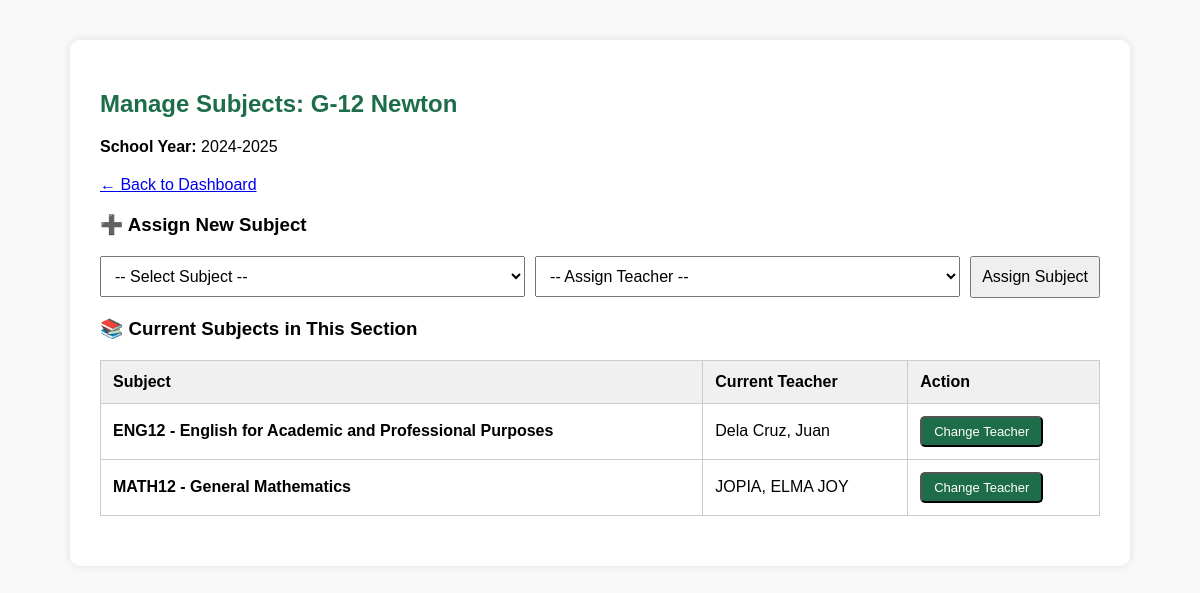
Page /pages/teacher/manage_subjects.php?section_id=3 (signed in) on the committed database.
### tables this page shows
CREATE TABLE `sections` (
  `section_id` int(11) NOT NULL,
  `school_year_id` int(11) NOT NULL,
  `name` varchar(100) DEFAULT NULL,
  `created_by_teacher_id` int(11) NOT NULL,
  `adviser_teacher_id` int(11) DEFAULT NULL
);

CREATE TABLE `school_years` (
  `school_year_id` int(11) NOT NULL,
  `school_id` int(11) NOT NULL,
  `year_label` varchar(20) DEFAULT NULL,
  `is_active` tinyint(1) DEFAULT 0
);

CREATE TABLE `section_subjects` (
  `section_subject_id` int(11) NOT NULL,
  `section_id` int(11) NOT NULL,
  `subject_id` int(11) NOT NULL,
  `teacher_id` int(11) NOT NULL
);

CREATE TABLE `subjects` (
  `subject_id` int(11) NOT NULL,
  `school_id` int(11) NOT NULL,
  `subject_code` varchar(50) DEFAULT NULL,
  `subject_name` varchar(255) DEFAULT NULL,
  `units` decimal(5,2) DEFAULT NULL,
  `subject_type` enum('core','applied','specialized') DEFAULT NULL
);

CREATE TABLE `teachers` (
  `teacher_id` int(11) NOT NULL,
  `user_id` int(11) NOT NULL,
  `first_name` varchar(100) DEFAULT NULL,
  `last_name` varchar(100) DEFAULT NULL,
  `employee_no` varchar(50) DEFAULT NULL,
  `is_active` tinyint(1) DEFAULT 1
);

### pages/teacher/manage_subjects.php (the view, shortened to what this page needs)
<?php
require_once '../../includes/auth.php';
$section_id = (int)($_GET['section_id'] ?? 0);
$stmt = $pdo->prepare("
    SELECT sec.*, sy.year_label
    FROM sections sec
    JOIN school_years sy ON sec.school_year_id = sy.school_year_id
    WHERE sec.section_id = ?
      AND (sec.created_by_teacher_id = ? OR sec.adviser_teacher_id = ?)
");
$stmt->execute([$section_id, $current_user['teacher_id'], $current_user['teacher_id']]);
$section = $stmt->fetch();
$stmt = $pdo->prepare("
    SELECT
        ss.section_subject_id,
        ss.teacher_id AS current_teacher_id,
        subj.subject_id,
        subj.subject_code,
        subj.subject_name,
        t.first_name,
        t.last_name
    FROM section_subjects ss
    JOIN subjects subj ON ss.subject_id = subj.subject_id
    LEFT JOIN teachers t ON ss.teacher_id = t.teacher_id
    WHERE ss.section_id = ?
    ORDER BY subj.subject_name
");
$stmt->execute([$section_id]);
$current_subjects = $stmt->fetchAll();
?>
<!DOCTYPE html>
<html lang="en">
<head>
</head>
<body>
<div class="container">
    <h2>Manage Subjects: <?= htmlspecialchars($section['name']) ?></h2>
    <p><strong>School Year:</strong> <?= htmlspecialchars($section['year_label']) ?></p>
    <div class="back">
        <a href="dashboard.php">← Back to Dashboard</a>
    </div>
    <h3>➕ Assign New Subject</h3>
    <form method="post" class="form-row">
        <select name="subject_id" required style="flex:1; min-width:200px;">
            <option value="">-- Select Subject --</option>
        </select>
        <select name="teacher_id" required style="flex:1; min-width:200px;">
            <option value="">-- Assign Teacher --</option>
        </select>
        <button type="submit">Assign Subject</button>
    </form>
    <h3>📚 Current Subjects in This Section</h3>
    <?php if (empty($current_subjects)): ?>
        <p>No subjects assigned yet.</p>
    <?php else: ?>
        <table>
            <thead>
                <tr>
                    <th>Subject</th>
                    <th>Current Teacher</th>
                    <th>Action</th>
                </tr>
            </thead>
            <tbody>
                <?php foreach ($current_subjects as $cs): ?>
                <tr>
                    <td><strong><?= htmlspecialchars($cs['subject_code'] . ' - ' . $cs['subject_name']) ?></strong></td>
                    <td>
                        <?= $cs['first_name'] && $cs['last_name']
                            ? htmlspecialchars($cs['last_name'] . ', ' . $cs['first_name'])
                            : '<em>None</em>' ?>
                    </td>
                    <td>
                        <button onclick="showReassign(<?= $cs['section_subject_id'] ?>, <?= $cs['subject_id'] ?>, '<?= htmlspecialchars(addslashes($cs['subject_name']), ENT_QUOTES) ?>', <?= $cs['current_teacher_id'] ?? 'null' ?>)"
                                class="btn btn-small">
                            Change Teacher
                        </button>
                    </td>
                </tr>
                <?php endforeach; ?>
            </tbody>
        </table>
    <?php endif; ?>
</div>
</body>
</html>

### pages/teacher/manage_subjects.php (style rules this page uses)
body { font-family: Arial, sans-serif; margin: 40px; background: #f9f9f9; }
.container { max-width: 1000px; margin: auto; background: white; padding: 30px; border-radius: 10px; box-shadow: 0 0 10px rgba(0,0,0,0.1); }
h2 { color: #1e6d4a; }
.back { margin: 20px 0; }
table { width: 100%; border-collapse: collapse; margin: 20px 0; }
th, td { padding: 12px; border: 1px solid #ccc; text-align: left; }
th { background: #f0f0f0; }
select, button { padding: 10px; font-size: 16px; }
.form-row { display: flex; gap: 10px; align-items: center; flex-wrap: wrap; margin: 20px 0; }
.btn { background: #1e6d4a; color: white; padding: 8px 16px; text-decoration: none; border-radius: 5px; display: inline-block; font-size: 14px; }
.btn-small { padding: 6px 12px; font-size: 13px; }

### rows in the picture
sections: name "G-12 Newton", school_year.year_label "2024-2025"
section_subjects: subject.subject_name "ENG12 - English for Academic and Professional Purposes", teacher.first_name "Dela Cruz, Juan"
section_subjects: subject.subject_name "MATH12 - General Mathematics", teacher.first_name "JOPIA, ELMA JOY"
